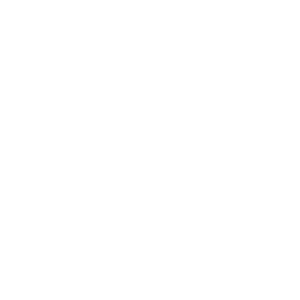
Frame 1 (no input)
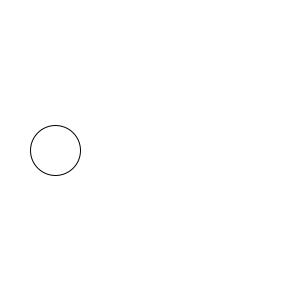
Frame 60 (the mouse pressed at the canvas centre just before this capture)
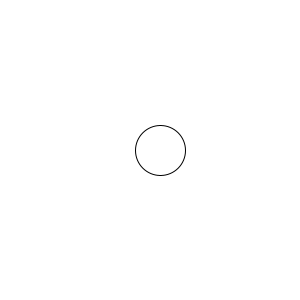
Frame 120 (the mouse held since frame 60 and released just before this capture)

The Processing sketch that drew these frames (run headless with seeded random() and noise(); from frame 60 on, the mouse is pressed at the canvas centre):

// Processing sketch: numero_tres_kirkrkrkrkrkr_srie
// ── numero_tres_kirkrkrkrkrkr_srie.pde

int s;  
  


void setup () {

 size(300,300);
 s = -50;
}



void draw() {
  background(255);
   s = s - 5;
  
 circle(s,150,50); 
  if (s<-50){
    s = 350;
  }
  
  
  
}
